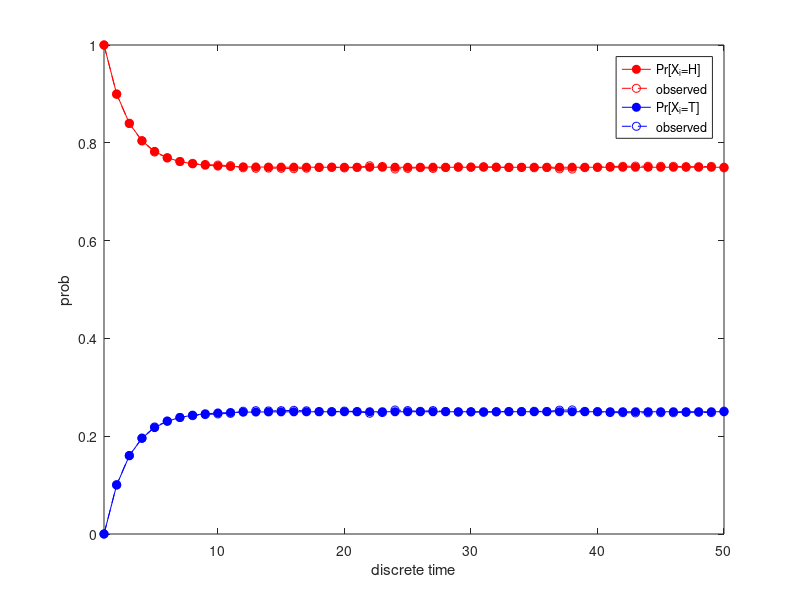

This chart was generated by the following MATLAB code:
%%  Two-state Markov chain model of coin
%
%   For pht=pth the coin is fair but subsequent flips are correlated
%
clear; clc; close all;
 
% probability of heads followed by tails and vice-versa
pht = 0.1; pth = 0.3;
 
% transition matrix (rows sum to 1)
phh = 1-pht; ptt = 1-pth;  P = [ phh pht ; pth ptt ];
 
xh0 = 1; % initial probability of being heads
xt0 = 1-xh0; % xh0+xt0=1
 
%% Calculate and plot discrete time map x_{k+1} = x_{k}*P
nflips = 50;
x = zeros(nflips,2);
x(1,:) = [ xh0  xt0 ]; % initial probabilities (row vector)
for k=2:nflips;
    x(k,:) = x(k-1,:)*P;
end
xfinal = x(end,:);
% disp(['Norm of change from last iteration: ' num2str(norm(xfinal-xfinal*P))])
% figure
% subplot(2,1,1)
% plot(1:nflips,x(:,1),'r-o','MarkerFaceColor','r'); hold on
% plot(1:nflips,x(:,2),'b-o','MarkerFaceColor','b');
% xlabel('discrete time')
% ylabel('prob')
 
%% The steady-state probability distribution
%
%  xss may be found more directly as the as Perron vector of P,
%  which is the eigenvector of P with eigenvalue 1.
%
%  See https://en.wikipedia.org/wiki/Perron–Frobenius_theorem
%
%  xss calculated in this way should agree with limiting value of x
%  calculated through iteration, provided enough flips occur (k large).
%
[V,D]=eig(P'); %
d=diag(D); a=find(d==1); % index 1 or 2 corresonds to eigenvalue 1
xss = V(:,a)/sum(V(:,a)); % normalize Perron vector
% plot(nflips,xss(1),'r*',nflips,xss(2),'b*','MarkerSize',30);
% legend({'Pr[X_i=H]','Pr[X_i=T]','steady-state','steady-state'})
 
%% Calculate and plot instance of a sequence of flips
X=zeros(nflips,1);
if rand<xh0, X(1)=1; else X(1)=0; end
for k=2:nflips;
    if X(k-1)==1 % heads
        if rand<pht, X(k)=0; end
    else % tails, X(i-1)=0
        if rand<pth, X(k)=1; end
    end
end
% subplot(2,1,2)
% stairs(1:nflips,X,'k-o','MarkerFaceColor','k');
% xlabel('discrete time')
% ylabel('state')
% axis([-Inf Inf -0.5 1.5])
%  
 
%% Calcuate and plot N instances of the Markov chain
%
%  Notice that the code is "vectorized."
%  There is a k=2..nflips outer loop,
%  but no 1..N inner loop
%
N=100000;
Y=NaN(nflips,N);
Y(1,:)=(rand(1,N)<xh0); % initial states of N coins
for k=2:nflips;
    heads = find(Y(k-1,:)==1); Y(k,heads)=1;
    tails = find(Y(k-1,:)==0); Y(k,tails)=0;
    heads_to_tails = find(rand(size(heads))<pht);
    Y(k,heads(heads_to_tails)) = 0;
    tails_to_heads = find(rand(size(tails))<pth);
    Y(k,tails(tails_to_heads)) = 1;
end
% figure
% Yoffset = 2*ones(nflips,1)*(0:N-1);
% stairs(1:nflips,Y+Yoffset);
% axis([-Inf Inf -0.5 2*N-0.5])
% xlabel('discrete time')
% ylabel('state')
% set(gca,'YTickLabel',[]);
%  
%% Average N instances and compare to dynamics of x_{k}
figure
Yavg = sum(Y,2)/N;
plot(1:nflips,x(:,1),'ro-','MarkerFaceColor','r'); hold on;
plot(1:nflips,Yavg,'ro--');
plot(1:nflips,x(:,2),'bo-','MarkerFaceColor','b')
plot(1:nflips,1-Yavg,'bo--')
axis([-Inf Inf 0 1])
xlabel('discrete time')
ylabel('prob')
legend({'Pr[X_i=H]','observed','Pr[X_i=T]','observed'})
 
%% Calculate correlation of X_{k+1} and X_{k}
 
funny_coin_corr = corr(X(1:end-1),X(2:end));
disp(['The correlatino of X_{k+1} and X_{k} is ' num2str(funny_coin_corr ) '.'])
 
%% Calculate and plot the correlation function
%
%  c(lag) = average of X_{k}*X_{k-lag} over all valid k
%
%  The plot is the average c(lag) over N trials
%
% figure
% for n=1:N
%     funny_coin_autocorr_fn(:,n) = autocorr(Y(:,n));
% end
% plot(1:size(funny_coin_autocorr_fn,1),mean(funny_coin_autocorr_fn,2),'bo-')
% xlabel('discrete time lag')
% ylabel('autocorrelation')
% title('c(lag) = average over k of X_{k}*X_{k-lag}')
% axis([-Inf Inf -Inf Inf])
% grid on